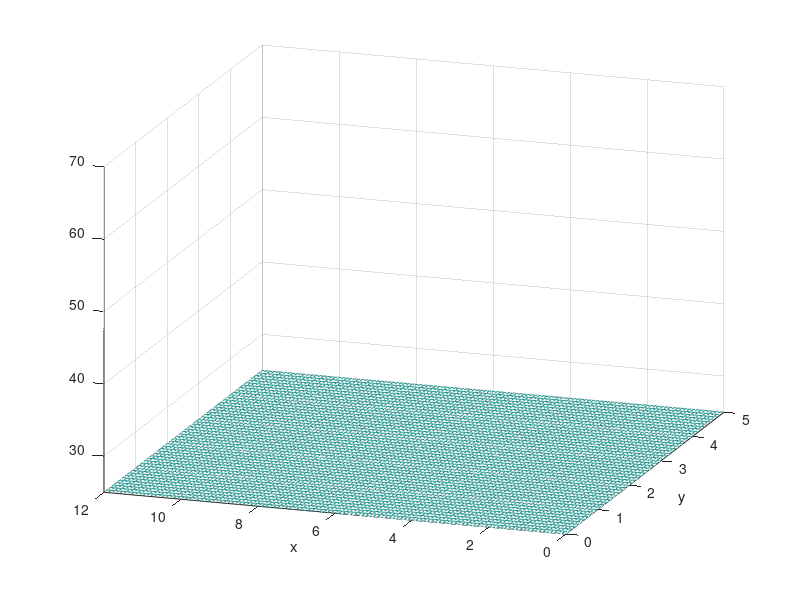

The MATLAB script that drew this image: (Note: this script raises an error after producing the figure.)
% Computer exercise 3 Part 2, David Ahnlund Emil Gestsson

clear, clc;
%Coefficients
Lx = 12; Ly = 5; T_ext = 25;
%% A
N = 120;
h = Lx/N;
M = Ly/h;

F_func = @(x,y) 100*exp(-1/2 * (x-4).^2 - 4*(y-1).^2);

x = h:h:Lx-h;
y = h:h:Ly-h;
F = F_func(x',y);
Sx = 1/h^2*spdiags([1*ones(N-1,1) (-2*ones(N-1,1)) 1*ones(N-1,1)], -1:1, N-1, N-1);
Sy = 1/h^2*spdiags([1*ones(M-1,1) (-2*ones(M-1,1)) 1*ones(M-1,1)], -1:1, M-1, M-1);

%Boundary condition for x
Sx(1,1) = -2/(3*h^2); Sx(1,2) = 2/(3*h^2);
Sx(end,end) = -2/(3*h^2); Sx(end, end-1) = 2/(3*h^2);

%Boundary condition for y
Sy(end,end) = -2/(3*h^2); Sy(end, end-1) = 2/(3*h^2);

A = kron(speye(size(Sy)),Sx) + kron(Sy, speye(size(Sx)));

F(:,1) = F(:,1) + T_ext/h^2;

f = reshape(F, (N-1)*(M-1),1);

dt = 0.1;
u0 = T_ext * ones(size(f));

%Crank Nicolson
tau = 0:dt:40;
saved_u = zeros(length(u0),length(tau));
saved_u(:,1) = u0;

LHS = speye(size(A)) - 1/2 * dt*A;
[L, U, P] = lu(LHS); % store lu decomposition to avoid recalculation

uk = u0;
for i = 2:length(tau)
    RHS = (speye(size(A)) + 1/2 * dt*A)*uk + dt*f;
    u_new = U \ (L \ (P * RHS));

    saved_u(:,i) = u_new;
    uk = u_new;
end

u_62 = zeros(length(tau),1); % For part c

%Plot the solution
for frame = 1:1:length(tau)
    tf = frame;

    y = 0:h:Ly;
    x = 0:h:Lx;

    u = reshape(saved_u(:,tf), (N-1), (M-1));
    u_y0 = T_ext * ones(N-1,1);
    u_M = 1/3*(4*u(:,end)-u(:,end-1));
    u = [u_y0 u u_M];   % Adding boundaries along y
    u_N = 1/3*(4*u(end,:)-u(end-1,:));
    u_x0 = 1/3*(4*u(1,:)-u(2,:));
    u = [u_x0;u;u_N];  %Adding boundaries along x

    mesh(y,x,u); % Update the plot
    view([-71.1 21.5877372262774]);
    zlim([25 70])
    xlabel("y")
    ylabel("x")
    title("Solution at \tau = " + string(frame*dt-dt))
    drawnow; % Refresh the plot

    %Save at (6,2), for part c
    u_62(frame) = u(round(x,6)==6,round(y,6)==2);
end

%% B
frames = [0 1 4 12 22 40];

for i = 1:length(frames)

    y = 0:h:Ly;
    x = 0:h:Lx;

    u = reshape(saved_u(:,tau == frames(i)), (N-1), (M-1));
    u_y0 = T_ext * ones(N-1,1);
    u_M = 1/3*(4*u(:,end)-u(:,end-1));
    u = [u_y0 u u_M];   % Adding boundaries along y
    u_N = 1/3*(4*u(end,:)-u(end-1,:));
    u_x0 = 1/3*(4*u(1,:)-u(2,:));
    u = [u_x0;u;u_N];  %Adding boundaries along x
    
    figure
    mesh(y,x,u); % Update the plot
    view([-71.1 21.5877372262774]);
    zlim([25 70])
    xlabel("y")
    ylabel("x")
    title("Solution at \tau = " + string(frames(i)))
end

%% C

fprintf("u(6,2,40) = %.04f\n\n", u_62(end))

plot(tau, u_62)
   